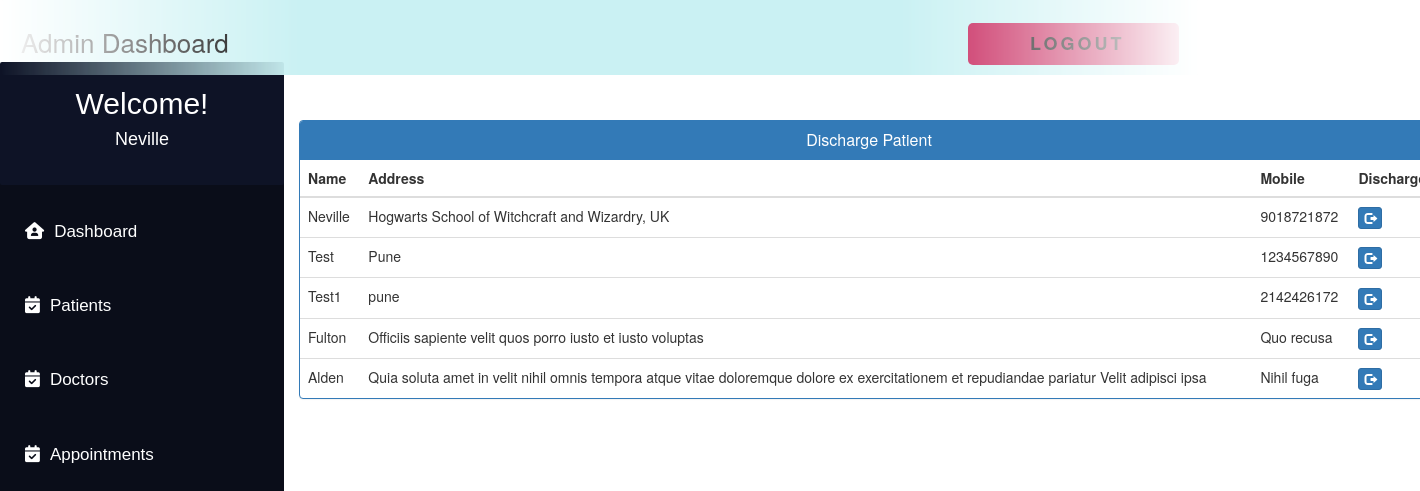
The page /admin_discharge_patient/ (signed in) on the database its author committed.
### MyApp/models.py (models this page shows, shortened)
class Patient(models.Model):
    user = models.OneToOneField(User, on_delete=models.CASCADE)
    Patient_First_Name = models.CharField(max_length=50, default="")
    Patient_Last_Name = models.CharField(max_length=50, default="")
    gender = models.CharField(max_length=10, choices=GENDER)
    contact = models.CharField(max_length=10)
    address = models.CharField(max_length=350)
    symptoms = models.CharField(max_length=500, default="")
    status = models.BooleanField(default=False)
    admitDate = models.DateField(auto_now=True)
    assignedDoctorId = models.PositiveIntegerField(null=True)

### MyApp/views.py (the view)
# urls.py: path('admin_discharge_patient/', views.admin_discharge_patient,
@login_required(login_url='adminlogin')
def admin_discharge_patient(request):
    patients = Patient.objects.all().filter(status=True)
    return render(request, 'MyApp/admin_discharge_patient.html', {'patients': patients})

### templates/MyApp/admin_discharge_patient.html (shortened to what this page needs)
<!DOCTYPE html>
<html lang="en">
<head>
    <link href="//netdna.bootstrapcdn.com/bootstrap/3.0.0/css/bootstrap.min.css" rel="stylesheet" id="bootstrap-css">
</head>
<body>
    {% include 'MyApp/admin_base.html' %}
    <div class="container"  style="margin-left:20%;margin-top: 120px;">
  <div class="panel panel-primary">
    <div class="panel-heading">
      <h6 class="panel-title">Discharge Patient</h6>
    </div>
    <table class="table table-hover" id="dev-table">
      <thead>
        <tr>
          <th>Name</th>
          <th>Address</th>
          <th>Mobile</th>
          <th>Discharge</th>
        </tr>
      </thead>
      {% for p in patients %}
      <tr>
        <td> {{p.Patient_First_Name}}</td>
        <td>{{p.address}}</td>
        <td>{{p.contact}}</td>
        <td><a class="btn btn-primary btn-xs" href="{% url 'MyApp:discharge_patient' p.id  %}"><span class="glyphicon glyphicon-log-out"></span></a></td>
      </tr>
      {% endfor %}
    </table>
  </div>
</div>
</body>
</html>

### templates/MyApp/admin_base.html (shortened to what this page needs)
<!DOCTYPE html>
<html lang="en">
<head>
</head>
<body>
    <div class="navbar">
        <a>Admin Dashboard</a>
        <button>
            <span class="label"><a href="{% url 'MyApp:logout' %}" class="logoutbtn"
                    style="font-size:18px; text-align: center;">Logout</a></span>
        </button>
    </div>
    <div class="sidebar">
        <div class="userprofile">
            <h2 style="color:white; font-family:sans-serif; padding-top:25px; text-align:center; margin:0px;">Welcome!
            </h2>
            <h4 style="color:white; font-family:sans-serif; text-align:center; padding-bottom:35px;">
                {{request.user.username}}</h4>
        </div>
        <a href="{% url 'MyApp:admin_dashboard' %}"><i class="fa-solid fa-house-user"></i>Dashboard</a>
        <a href="{% url 'MyApp:admin_patient' %}"><i class="fa-solid fa-calendar-check"></i>Patients</a>
        <a href="{% url 'MyApp:admin_doctor' %}"><i class="fa-solid fa-calendar-check"></i>Doctors</a>
        <a href="{% url 'MyApp:admin_appointment' %}"><i class="fa-solid fa-calendar-check"></i>Appointments</a>
    </div>
</body>
</html>

### templates/MyApp/admin_base.html (style rules this page uses)
body { background-color: rgb(255, 255, 255); padding: 0px; margin-top: 0px; margin-left: 0px; margin-right: 0px; margin-bottom: 0px; }
.navbar { overflow: hidden; height: 75px; width: 100%; padding-top: 22px; z-index: 1; top: 0; position: fixed; display: block; max-width: 1200px; mask-image: linear-gradient(90deg, rgba(255, 255, 255, 0) 0%, #ffffff 25%, #ffffff 75%, rgba(255, 255, 255, 0) 100%); margin: 0 auto; background-color: #caf1f3; }
.navbar a { float: left; display: block; font-size: 26px; color: black; text-align: center; padding-left: 20px; text-decoration: none; }
.sidebar .userprofile { background-color: #0e1326; border-radius: 2px !important; margin-top: -5px; }
.sidebar { padding-top: 0px; border-radius: 15px !important; width: 20%; align-items: center; height: 100%; background-color: #0a0d19; font-family: sans-serif; font-size: 17px; font-weight: normal; position: fixed; top: 67px; left: 0; bottom: 0; }
.sidebar i { padding-right: 10px; }
.sidebar a { display: block; color: white; padding: 25px; text-decoration: none; }
button { float: right; position: relative; font-size: 14px; letter-spacing: 3px; height: 3em; padding: 0 3em; border: none; background-color: #c41b54; color: #fff; text-transform: uppercase; overflow: hidden; border-radius: 5px; margin-right: 20px; }
button::before { content: ''; display: block; position: absolute; z-index: 0; bottom: 0; left: 0; height: 0px; width: 100%; background: rgb(196, 27, 84); background: linear-gradient(90deg, rgba(196, 27, 84, 1) 20%, rgba(124, 7, 46, 1) 100%); transition: 0.2s; }
button .label { position: relative; }

### templates/MyApp/admin_discharge_patient.html (style rules this page uses)
a:link { text-decoration: none; }
h6 { text-align: center; }

### rows shown on the page
Patient: Patient_First_Name "Neville", address "Hogwarts School of Witchcraft and Wizardry, UK", contact "9018721872"
Patient: Patient_First_Name "Test", address "Pune", contact "1234567890"
Patient: Patient_First_Name "Test1", address "pune", contact "2142426172"
Patient: Patient_First_Name "Fulton", address "Officiis sapiente velit quos porro iusto et iusto voluptas", contact "Quo recusa"
Patient: Patient_First_Name "Alden", address "Quia soluta amet in velit nihil omnis tempora atque vitae doloremque dolore ex exercitationem et repudiandae pariatur Velit adipisci ipsa", contact "Nihil fuga"

### other values the page prints
{{ request.user.username }} "Neville"
